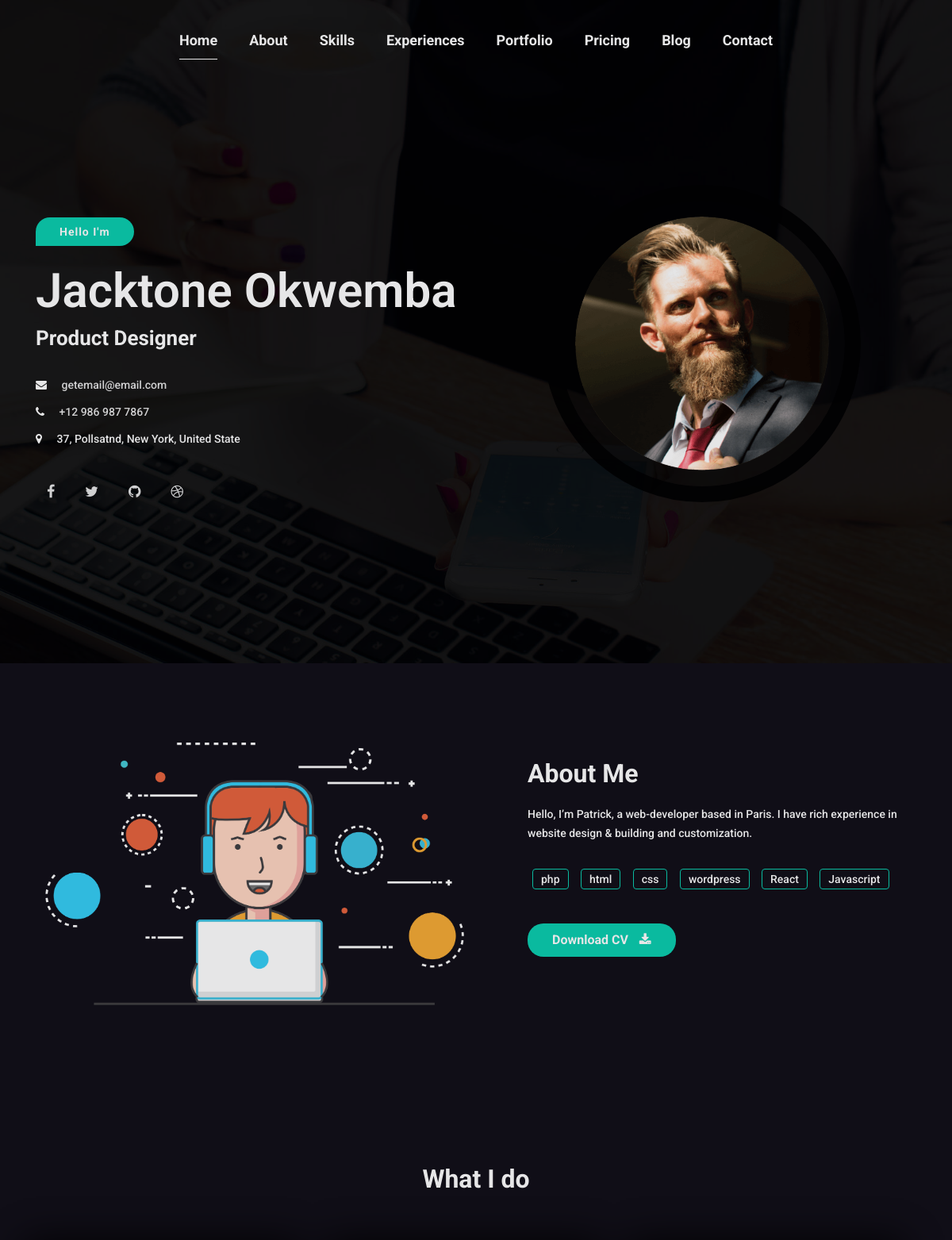
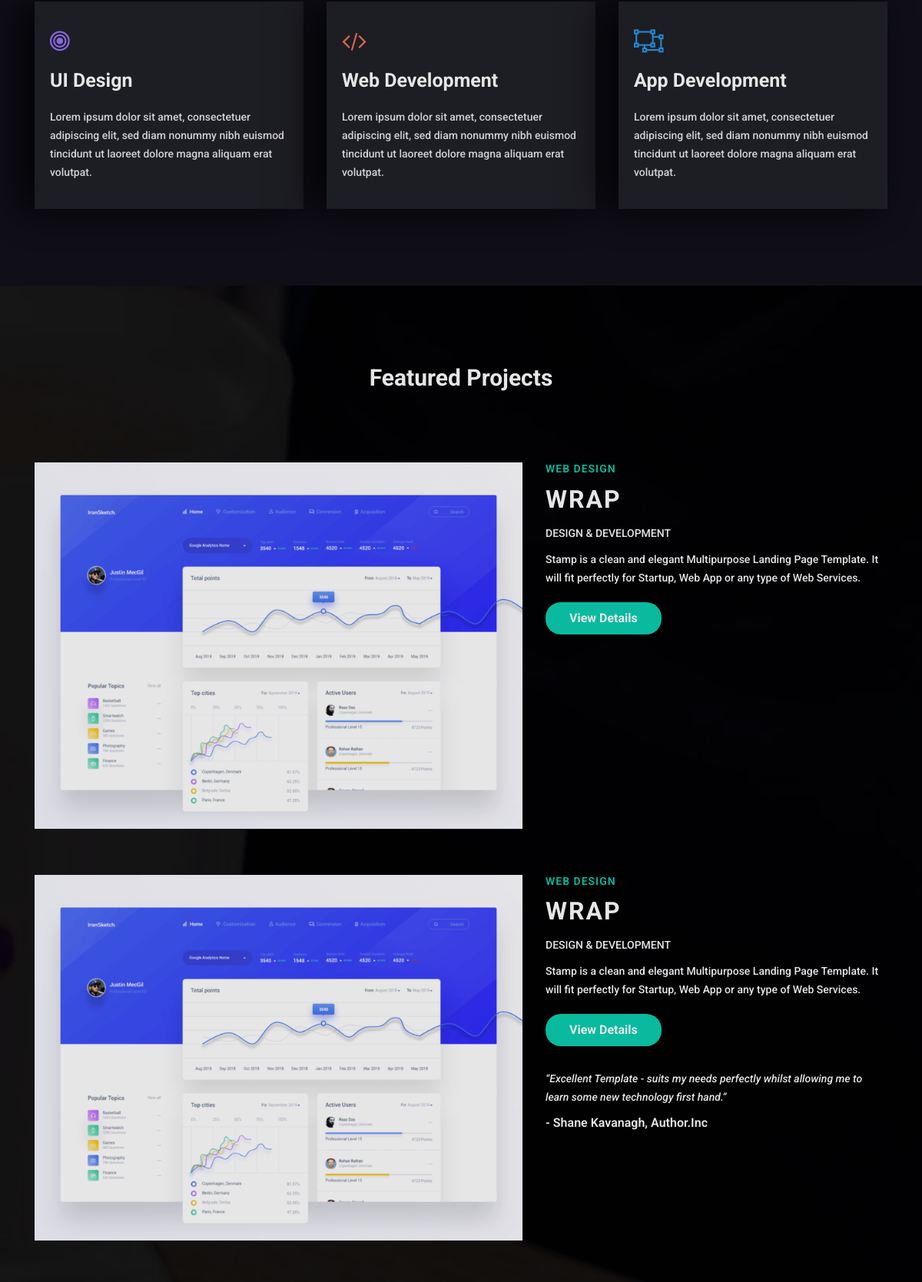
The page / (upper part) on the database its author committed (2 pictures, top to bottom).
### tables this page shows
CREATE TABLE `home_section` (
  `id` int(11) NOT NULL,
  `name` varchar(100) NOT NULL,
  `title` varchar(100) NOT NULL,
  `email` varchar(100) NOT NULL,
  `phone` varchar(20) NOT NULL,
  `address` varchar(255) NOT NULL,
  `facebook_link` varchar(255) DEFAULT NULL,
  `twitter_link` varchar(255) DEFAULT NULL,
  `github_link` varchar(255) DEFAULT NULL,
  `dribbble_link` varchar(255) DEFAULT NULL
);

CREATE TABLE `about_me` (
  `id` int(11) NOT NULL,
  `name` varchar(100) NOT NULL,
  `location` varchar(100) NOT NULL,
  `description` text NOT NULL,
  `skills` text NOT NULL
);

CREATE TABLE `services` (
  `id` int(11) NOT NULL,
  `icon` varchar(50) NOT NULL,
  `title` varchar(100) NOT NULL,
  `description` text NOT NULL
);

CREATE TABLE `projects` (
  `id` int(11) NOT NULL,
  `category` varchar(100) NOT NULL,
  `title` varchar(100) NOT NULL,
  `type` varchar(100) NOT NULL,
  `description` text NOT NULL,
  `image` varchar(255) NOT NULL,
  `testimonial` text DEFAULT NULL,
  `testimonial_author` varchar(100) DEFAULT NULL,
  `testimonial_cite` varchar(100) DEFAULT NULL
);

### index.php (called while the page is built, shortened)
<?php
    include 'header.php';
?>
<?php
    include 'home.php';
    include 'about.php';
    include 'service.php';
    include 'project.php';
?>
<?php
    include 'footer.php';
?>

### project.php (the view, shortened to what this page needs)
<?php
    include 'header.php';
    include('config.php');
    $projectsQuery = "SELECT * FROM projects";
    $projectsResult = $conn->query($projectsQuery);
?>
<section class="mh-featured-project image-bg featured-img-one">
    <div class="img-color-overlay">
        <div class="container">
            <div class="row section-separator">
                <div class="section-title col-sm-12">
                    <h3>Featured Projects</h3>
                </div>
                <?php if ($projectsResult->num_rows > 0): ?>
                    <?php while ($project = $projectsResult->fetch_assoc()): ?>
                        <div class="col-sm-12 mh-featured-item">
                            <div class="row">
                                <div class="col-sm-7">
                                    <div class="mh-featured-project-img shadow-2 wow fadeInUp" data-wow-duration="0.8s" data-wow-delay="0.2s">
                                        <img src="<?php echo $project['image']; ?>" alt="Project Image" class="img-fluid">
                                    </div>
                                </div>
                                <div class="col-sm-5">
                                    <div class="mh-featured-project-content">
                                        <h4 class="project-category wow fadeInUp" data-wow-duration="0.8s" data-wow-delay="0.4s"><?php echo $project['category']; ?></h4>
                                        <h2 class="wow fadeInUp" data-wow-duration="0.8s" data-wow-delay="0.5s"><?php echo $project['title']; ?></h2>
                                        <span class="wow fadeInUp" data-wow-duration="0.8s" data-wow-delay="0.6s"><?php echo $project['type']; ?></span>
                                        <p class="wow fadeInUp" data-wow-duration="0.8s" data-wow-delay="0.7s"><?php echo $project['description']; ?></p>
                                        <a href="#" class="btn btn-fill wow fadeInUp" data-wow-duration="0.8s" data-wow-delay="0.7s">View Details</a>
                                        <?php if ($project['testimonial']): ?>
                                            <div class="mh-testimonial mh-project-testimonial wow fadeInUp" data-wow-duration="0.8s" data-wow-delay="0.9s">
                                                <blockquote>
                                                    <q><?php echo $project['testimonial']; ?></q>
                                                    <cite>- <?php echo $project['testimonial_author']; ?>, <?php echo $project['testimonial_cite']; ?></cite>
                                                </blockquote>
                                            </div>
                                        <?php endif; ?>
                                    </div>
                                </div>
                            </div>
                        </div>
                    <?php endwhile; ?>
                <?php else: ?>
                    <p class="text-center">No featured projects available at the moment.</p>
                <?php endif; ?>
            </div>
        </div>
    </div>
</section>

### home.php (shortened to what this page needs)
<?php
include 'navbar.php';
include('config.php');
$sql = "SELECT * FROM home_section WHERE id = 1";
$result = $conn->query($sql);
if ($result->num_rows > 0) {
    $homeData = $result->fetch_assoc();
    $name = $homeData['name'];
    $title = $homeData['title'];
    $email = $homeData['email'];
    $phone = $homeData['phone'];
    $address = $homeData['address'];
    $facebook = $homeData['facebook_link'];
    $twitter = $homeData['twitter_link'];
    $github = $homeData['github_link'];
    $dribbble = $homeData['dribbble_link'];
} else {
    echo "No data found in the database!";
}
?>
<section class="mh-home image-bg home-2-img" id="mh-home">
    <div class="img-foverlay img-color-overlay">
        <div class="container">
            <div class="row section-separator xs-column-reverse vertical-middle-content home-padding">
                <div class="col-sm-6">
                    <div class="mh-header-info">
                        <div class="mh-promo wow fadeInUp" data-wow-duration="0.8s" data-wow-delay="0.1s">
                            <span>Hello I'm</span>
                        </div>
                        <h2 class="wow fadeInUp" data-wow-duration="0.8s" data-wow-delay="0.2s"><?php echo $name; ?></h2>
                        <h4 class="wow fadeInUp" data-wow-duration="0.8s" data-wow-delay="0.3s"><?php echo $title; ?></h4>
                        <ul>
                            <li class="wow fadeInUp" data-wow-duration="0.8s" data-wow-delay="0.4s">
                                <i class="fa fa-envelope"></i>
                                <a href="mailto:<?php echo $email; ?>"><?php echo $email; ?></a>
                            </li>
                            <li class="wow fadeInUp" data-wow-duration="0.8s" data-wow-delay="0.5s">
                                <i class="fa fa-phone"></i>
                                <a href="callto:<?php echo $phone; ?>"><?php echo $phone; ?></a>
                            </li>
                            <li class="wow fadeInUp" data-wow-duration="0.8s" data-wow-delay="0.6s">
                                <i class="fa fa-map-marker"></i>
                                <address><?php echo $address; ?></address>
                            </li>
                        </ul>
                        <ul class="social-icon wow fadeInUp" data-wow-duration="0.8s" data-wow-delay="0.7s">
                            <li><a href="<?php echo $facebook; ?>"><i class="fa fa-facebook"></i></a></li>
                            <li><a href="<?php echo $twitter; ?>"><i class="fa fa-twitter"></i></a></li>
                            <li><a href="<?php echo $github; ?>"><i class="fa fa-github"></i></a></li>
                            <li><a href="<?php echo $dribbble; ?>"><i class="fa fa-dribbble"></i></a></li>
                        </ul>
                    </div>
                </div>
                <div class="col-sm-6">
                    <div class="hero-img wow fadeInUp" data-wow-duration="0.8s" data-wow-delay="0.6s">
                        <div class="img-border">
                            <img src="assets/images/hero.png" alt="Hero Image" class="img-fluid">
                        </div>
                    </div>
                </div>
            </div>
        </div>
    </div>
</section>

### about.php (shortened to what this page needs)
<?php
    include 'header.php';
    include('config.php');
    $sql = "SELECT * FROM about_me WHERE id = 1";
    $result = $conn->query($sql);
    if ($result->num_rows > 0) {
        $aboutData = $result->fetch_assoc();
        $description = $aboutData['description'];
        $skills = explode(',', $aboutData['skills']);
    } else {
        echo "No data found in the database!";
    }
?>
<section class="mh-about" id="mh-about">
    <div class="container">
        <div class="row section-separator">
            <div class="col-sm-12 col-md-6">
                <div class="mh-about-img shadow-2 wow fadeInUp" data-wow-duration="0.8s" data-wow-delay="0.4s">
                    <img src="assets/images/ab-img.png" alt="About Image" class="img-fluid">
                </div>
            </div>
            <div class="col-sm-12 col-md-6">
                <div class="mh-about-inner">
                    <h2 class="wow fadeInUp" data-wow-duration="0.8s" data-wow-delay="0.1s">About Me</h2>
                    <p class="wow fadeInUp" data-wow-duration="0.8s" data-wow-delay="0.2s">
                        <?php echo $description; ?>
                    </p>
                    <div class="mh-about-tag wow fadeInUp" data-wow-duration="0.8s" data-wow-delay="0.3s">
                        <ul>
                            <?php foreach ($skills as $skill) : ?>
                                <li><span><?php echo trim($skill); ?></span></li>
                            <?php endforeach; ?>
                        </ul>
                    </div>
                    <a href="#" class="btn btn-fill wow fadeInUp" data-wow-duration="0.8s" data-wow-delay="0.4s">
                        Download CV <i class="fa fa-download"></i>
                    </a>
                </div>
            </div>
        </div>
    </div>
</section>

### service.php (shortened to what this page needs)
<?php
    include 'header.php';
    include('config.php');
    $servicesQuery = "SELECT * FROM services";
    $servicesResult = $conn->query($servicesQuery);
?>
<section class="mh-service">
    <div class="container">
        <div class="row section-separator">
            <div class="col-sm-12 text-center section-title wow fadeInUp" data-wow-duration="0.8s" data-wow-delay="0.2s">
                <h2>What I do</h2>
            </div>
            <?php if ($servicesResult->num_rows > 0): ?>
                <?php while ($service = $servicesResult->fetch_assoc()): ?>
                    <div class="col-sm-4">
                        <div class="mh-service-item shadow-1 dark-bg wow fadeInUp" data-wow-duration="0.8s" data-wow-delay="0.3s">
                            <i class="<?php echo $service['icon']; ?>"></i>
                            <h3><?php echo $service['title']; ?></h3>
                            <p><?php echo $service['description']; ?></p>
                        </div>
                    </div>
                <?php endwhile; ?>
            <?php else: ?>
                <p class="text-center">No services available at the moment.</p>
            <?php endif; ?>
        </div>
    </div>
</section>

### assets/css/responsive.css (style rules this page uses)
* { -webkit-font-smoothing: antialiased; -moz-osx-font-smoothing: grayscale; }
.shadow-1 { -webkit-box-shadow: 0 2px 5px 0 rgba(0, 0, 0, 0.16), 0 2px 10px 0 rgba(0, 0, 0, 0.12); -moz-box-shadow: 0 2px 5px 0 rgba(0, 0, 0, 0.16), 0 2px 10px 0 rgba(0, 0, 0, 0.12); box-shadow: 0 2px 5px 0 rgba(0, 0, 0, 0.16), 0 2px 10px 0 rgba(0, 0, 0, 0.12); }

### assets/css/colors/blue.css (style rules this page uses)
.mh-home .mh-header-info .mh-promo span { background-color: #a97afd; }
.mh-about-tag ul li span { border: 1px solid #a97afd; }
.mh-featured-project .mh-featured-item .mh-featured-project-content .project-category { color: #a97afd; }
.btn.btn-fill { background-color: #a97afd; }

### assets/css/colors/green.css (style rules this page uses)
.mh-home .mh-header-info .mh-promo span { background-color: #4CAF50; }
.mh-about-tag ul li span { border: 1px solid #4CAF50; }
.mh-featured-project .mh-featured-item .mh-featured-project-content .project-category { color: #4CAF50; }
.btn.btn-fill { background-color: #4CAF50; }

### assets/css/colors/blue-munsell.css (style rules this page uses)
.mh-home .mh-header-info .mh-promo span { background-color: #2196F3; }
.mh-about-tag ul li span { border: 1px solid #2196F3; }
.mh-featured-project .mh-featured-item .mh-featured-project-content .project-category { color: #2196F3; }
.btn.btn-fill { background-color: #2196F3; }

### assets/css/colors/orange.css (style rules this page uses)
.mh-home .mh-header-info .mh-promo span { background-color: #ffa500; }
.mh-about-tag ul li span { border: 1px solid #ffa500; }
.mh-featured-project .mh-featured-item .mh-featured-project-content .project-category { color: #ffa500; }
.btn.btn-fill { background-color: #ffa500; }

### assets/css/colors/purple.css (style rules this page uses)
.mh-home .mh-header-info .mh-promo span { background-color: #E91E63; }
.mh-about-tag ul li span { border: 1px solid #E91E63; }
.mh-featured-project .mh-featured-item .mh-featured-project-content .project-category { color: #E91E63; }
.btn.btn-fill { background-color: #E91E63; }

### assets/css/colors/slate.css (style rules this page uses)
.mh-home .mh-header-info .mh-promo span { background-color: #f6c; }
.mh-about-tag ul li span { border: 1px solid #f6c; }
.mh-featured-project .mh-featured-item .mh-featured-project-content .project-category { color: #f6c; }
.btn.btn-fill { background-color: #f6c; }

### assets/css/colors/yellow.css (style rules this page uses)
.mh-home .mh-header-info .mh-promo span { background-color: #188c91; }
.mh-about-tag ul li span { border: 1px solid #188c91; }
.mh-featured-project .mh-featured-item .mh-featured-project-content .project-category { color: #188c91; }
.btn.btn-fill { background-color: #188c91; }

### rows shown on the page
home_section: name "Jacktone Okwemba", title "Product Designer", email "getemail@email.com", phone "+12 986 987 7867", address "37, Pollsatnd, New York, United State"
about_me: description "Hello, I’m Patrick, a web-developer based in Paris. I have rich experience in website design & building and customization.", skills "php", skills "html", skills "css", skills "wordpress", skills "React", skills "Javascript"
services: title "UI Design", description "Lorem ipsum dolor sit amet, consectetuer adipiscing elit, sed diam nonummy nibh euismod tincidunt ut laoreet dolore magna aliquam erat volutpat."
services: title "Web Development", description "Lorem ipsum dolor sit amet, consectetuer adipiscing elit, sed diam nonummy nibh euismod tincidunt ut laoreet dolore magna aliquam erat volutpat."
services: title "App Development", description "Lorem ipsum dolor sit amet, consectetuer adipiscing elit, sed diam nonummy nibh euismod tincidunt ut laoreet dolore magna aliquam erat volutpat."
projects: image (picture), category "WEB DESIGN", title "WRAP", type "DESIGN & DEVELOPMENT", description "Stamp is a clean and elegant Multipurpose Landing Page Template. It will fit perfectly for Startup, Web App or any type of Web Services."
projects: image (picture), category "WEB DESIGN", title "WRAP", type "DESIGN & DEVELOPMENT", description "Stamp is a clean and elegant Multipurpose Landing Page Template. It will fit perfectly for Startup, Web App or any type of Web Services.", testimonial "Excellent Template - suits my needs perfectly whilst allowing me to learn some new technology first hand.", testimonial_author "Shane Kavanagh", testimonial_cite "Author.Inc"
